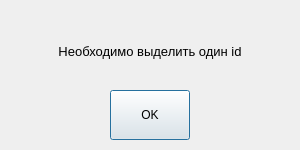
<?xml version="1.0" encoding="UTF-8"?>
<ui version="4.0">
 <class>Dialog</class>
 <widget class="QDialog" name="Dialog">
  <property name="geometry">
   <rect>
    <x>0</x>
    <y>0</y>
    <width>300</width>
    <height>150</height>
   </rect>
  </property>
  <property name="minimumSize">
   <size>
    <width>300</width>
    <height>150</height>
   </size>
  </property>
  <property name="maximumSize">
   <size>
    <width>300</width>
    <height>150</height>
   </size>
  </property>
  <property name="windowTitle">
   <string>Ошибка</string>
  </property>
  <widget class="QLabel" name="label">
   <property name="geometry">
    <rect>
     <x>0</x>
     <y>40</y>
     <width>300</width>
     <height>22</height>
    </rect>
   </property>
   <property name="font">
    <font>
     <pointsize>10</pointsize>
    </font>
   </property>
   <property name="styleSheet">
    <string notr="true"/>
   </property>
   <property name="text">
    <string>Необходимо выделить один id</string>
   </property>
   <property name="alignment">
    <set>Qt::AlignCenter</set>
   </property>
  </widget>
  <widget class="QPushButton" name="ok_pushButton">
   <property name="geometry">
    <rect>
     <x>110</x>
     <y>90</y>
     <width>80</width>
     <height>50</height>
    </rect>
   </property>
   <property name="maximumSize">
    <size>
     <width>80</width>
     <height>50</height>
    </size>
   </property>
   <property name="styleSheet">
    <string notr="true"/>
   </property>
   <property name="text">
    <string>OK</string>
   </property>
  </widget>
 </widget>
 <resources/>
 <connections/>
</ui>
